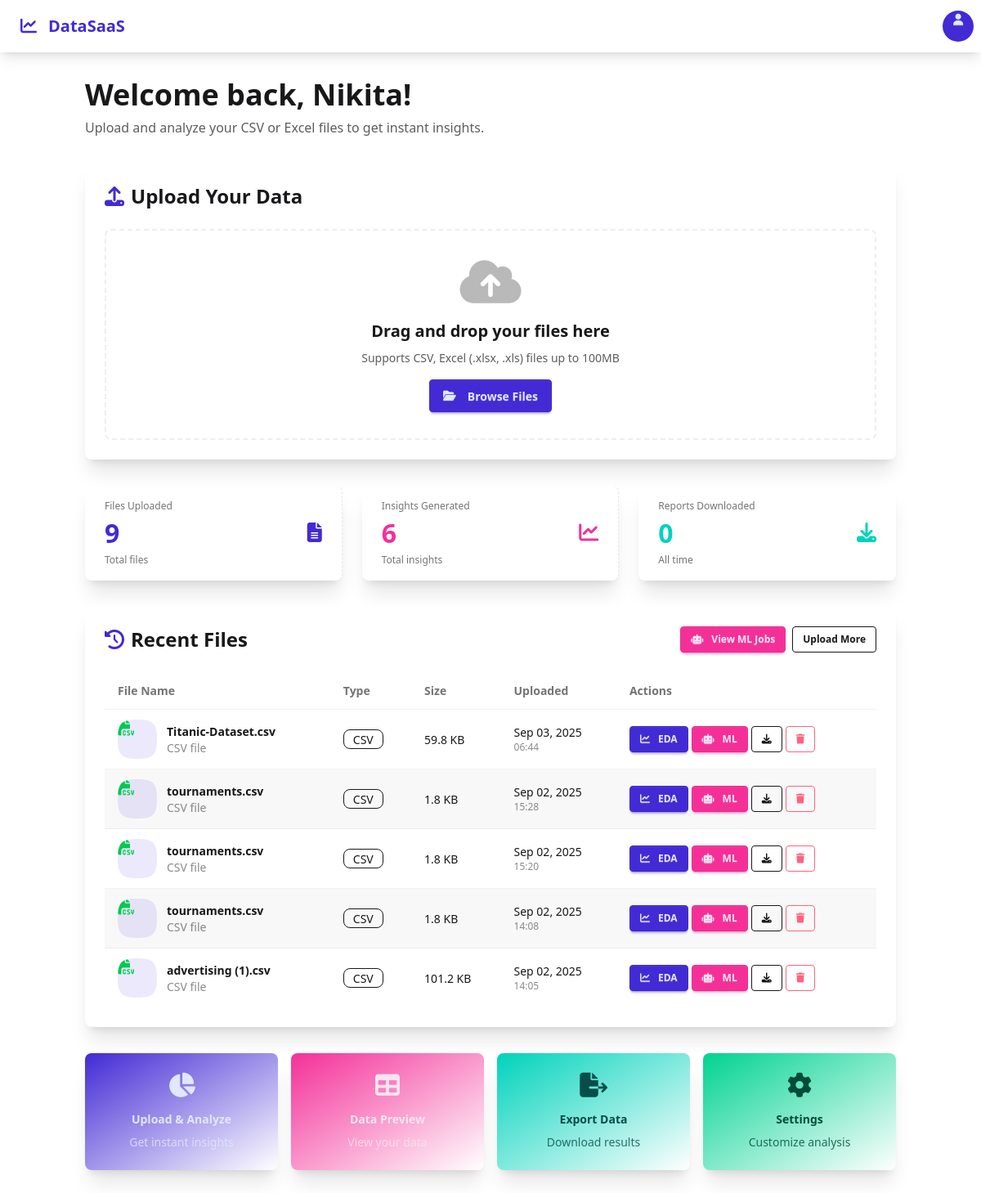
The app's page /dashboard/ (signed in), older data.
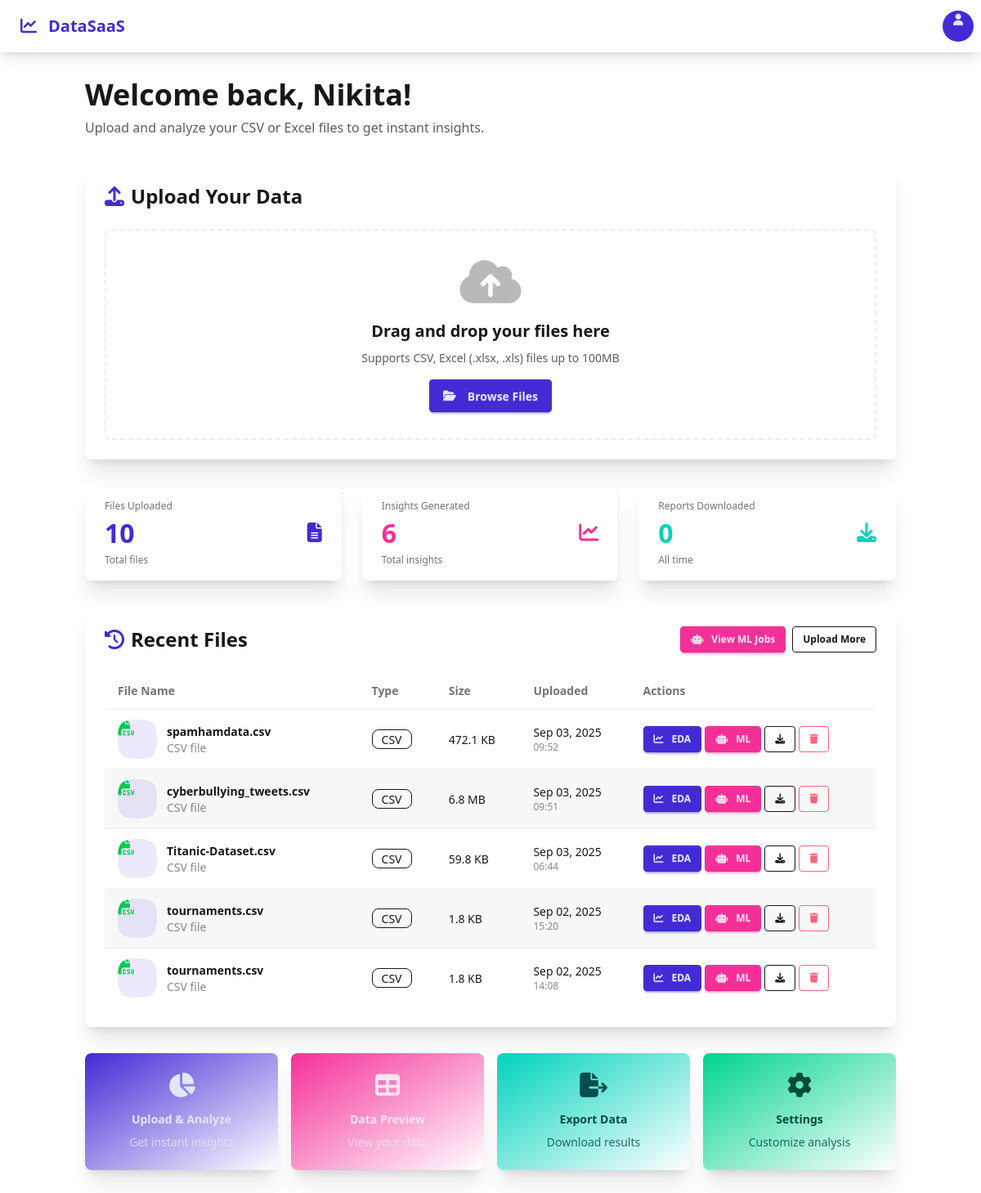
The same page, newer data.
### accounts/models.py (models this page shows, shortened)
class UploadedFile(models.Model):
    user = models.ForeignKey(User, on_delete=models.CASCADE, related_name='uploaded_files')
    file = models.FileField(upload_to='uploads/%Y/%m/%d/')
    filename = models.CharField(max_length=255)
    uploaded_at = models.DateTimeField(auto_now_add=True)
    file_size = models.BigIntegerField(null=True, blank=True)  # File size in bytes
    file_type = models.CharField(max_length=50, null=True, blank=True)  # CSV, XLSX, etc.
    class Meta:
        ordering = ['-uploaded_at']  # Show newest files first
    def get_file_size_display(self):
        if not self.file_size:
            return "Unknown"
        for unit in ['B', 'KB', 'MB', 'GB']:
            if self.file_size < 1024.0:
                return f"{self.file_size:.1f} {unit}"
            self.file_size /= 1024.0
        return f"{self.file_size:.1f} TB"

### accounts/views.py (the view)
# urls.py: path('dashboard/', views.dashboard_view, name='dashboard'),
@login_required
def dashboard_view(request):
    user_files = UploadedFile.objects.filter(user=request.user)[:5]  # Show latest 5 files
    total_files = UploadedFile.objects.filter(user=request.user).count()
    total_insights = Insight.objects.filter(user=request.user).count()
    total_reports = Report.objects.filter(user=request.user).count()
    context = {
        'user_files': user_files,
        'total_files': total_files,
        'total_insights': total_insights,
        'total_reports': total_reports,
    }
    return render(request, 'accounts/dashboard.html', context)

### templates/accounts/dashboard.html (shortened to what this page needs)
{% extends 'base.html' %}
{% block content %}
<div class="container mx-auto px-4 py-8">
  <div class="mb-8">
    <h1 class="text-4xl font-bold mb-2">Welcome back, {{ user.first_name|default:user.username }}!</h1>
    <p class="text-base-content/70">Upload and analyze your CSV or Excel files to get instant insights.</p>
  </div>
  <div class="card bg-base-100 shadow-xl mb-8">
    <div class="card-body">
      <h2 class="card-title text-2xl mb-4">
        <i class="fas fa-upload text-primary"></i>
        Upload Your Data
      </h2>
      <div class="border-2 border-dashed border-base-300 rounded-lg p-8 text-center hover:border-primary transition-colors">
        <div class="space-y-4">
          <div class="text-6xl text-base-content/30">
            <i class="fas fa-cloud-upload-alt"></i>
          </div>
          <div>
            <h3 class="text-xl font-semibold mb-2">Drag and drop your files here</h3>
            <p class="text-base-content/70">Supports CSV, Excel (.xlsx, .xls) files up to 100MB</p>
          </div>
          <div>
            <a href="{% url 'accounts:upload_file' %}" class="btn btn-primary">
              <i class="fas fa-folder-open mr-2"></i>
              Browse Files
            </a>
          </div>
        </div>
      </div>
    </div>
  </div>
  <div class="grid grid-cols-1 lg:grid-cols-3 gap-6 mb-8">
    <div class="stat bg-base-100 shadow-xl rounded-lg">
      <div class="stat-figure text-primary">
        <i class="fas fa-file-alt text-2xl"></i>
      </div>
      <div class="stat-title">Files Uploaded</div>
      <div class="stat-value text-primary">{{ total_files }}</div>
      <div class="stat-desc">Total files</div>
    </div>
    <div class="stat bg-base-100 shadow-xl rounded-lg">
      <div class="stat-figure text-secondary">
        <i class="fas fa-chart-line text-2xl"></i>
      </div>
      <div class="stat-title">Insights Generated</div>
      <div class="stat-value text-secondary">{{ total_insights }}</div>
      <div class="stat-desc">Total insights</div>
    </div>
    <div class="stat bg-base-100 shadow-xl rounded-lg">
      <div class="stat-figure text-accent">
        <i class="fas fa-download text-2xl"></i>
      </div>
      <div class="stat-title">Reports Downloaded</div>
      <div class="stat-value text-accent">{{ total_reports }}</div>
      <div class="stat-desc">All time</div>
    </div>
  </div>
  <div class="card bg-base-100 shadow-xl">
    <div class="card-body">
      <div class="flex justify-between items-center mb-4">
        <h2 class="card-title text-2xl">
          <i class="fas fa-history text-primary"></i>
          Recent Files
        </h2>
        {% if user_files %}
          <div class="flex space-x-2">
            <a href="{% url 'analytics:ml_jobs_list' %}" class="btn btn-secondary btn-sm">
              <i class="fas fa-robot mr-1"></i>
              View ML Jobs
            </a>
            <a href="{% url 'accounts:upload_file' %}" class="btn btn-outline btn-sm">Upload More</a>
          </div>
        {% endif %}
      </div>
      {% if user_files %}
        <div class="overflow-x-auto">
          <table class="table table-zebra w-full">
            <thead>
              <tr>
                <th>File Name</th>
                <th>Type</th>
                <th>Size</th>
                <th>Uploaded</th>
                <th>Actions</th>
              </tr>
            </thead>
            <tbody>
              {% for file in user_files %}
                <tr>
                  <td>
                    <div class="flex items-center space-x-3">
                      <div class="avatar">
                        <div class="mask mask-squircle w-12 h-12 bg-primary/10 flex items-center justify-center">
                          {% if file.file_type == 'CSV' %}
                            <i class="fas fa-file-csv text-green-500 text-xl"></i>
                          {% elif file.file_type == 'XLSX' or file.file_type == 'XLS' %}
                            <i class="fas fa-file-excel text-green-600 text-xl"></i>
                          {% else %}
                            <i class="fas fa-file text-base-content/50 text-xl"></i>
                          {% endif %}
                        </div>
                      </div>
                      <div>
                        <div class="font-bold">{{ file.filename }}</div>
                        <div class="text-sm opacity-50">{{ file.file_type }} file</div>
                      </div>
                    </div>
                  </td>
                  <td>
                    <span class="badge badge-outline">{{ file.file_type }}</span>
                  </td>
                  <td>{{ file.get_file_size_display }}</td>
                  <td>
                    <div class="text-sm">{{ file.uploaded_at|date:"M d, Y" }}</div>
                    <div class="text-xs opacity-50">{{ file.uploaded_at|time:"H:i" }}</div>
                  </td>
                  <td>
                    <div class="flex flex-wrap gap-1">
                      <a href="{% url 'analytics:eda_view' file.id %}"
                         class="btn btn-primary btn-sm"
                         title="Analyze Data">
                        <i class="fas fa-chart-line mr-1"></i>
                        EDA
                      </a>
                      <a href="{% url 'analytics:select_target_column' file.id %}"
                         class="btn btn-secondary btn-sm"
                         title="Train ML Model">
                        <i class="fas fa-robot mr-1"></i>
                        ML
                      </a>
                      <a href="{% url 'accounts:download_file' file.id %}"
                         class="btn btn-outline btn-sm"
                         title="Download">
                        <i class="fas fa-download"></i>
                      </a>
                      <button onclick="confirmDelete({{ file.id }}, '{{ file.filename }}')"
                              class="btn btn-outline btn-error btn-sm"
                              title="Delete">
                        <i class="fas fa-trash"></i>
                      </button>
                    </div>
                  </td>
                </tr>
              {% endfor %}
            </tbody>
          </table>
        </div>
      {% endif %}
    </div>
  </div>
  <div class="grid grid-cols-1 md:grid-cols-2 lg:grid-cols-4 gap-4 mt-8">
    <a href="{% url 'accounts:upload_file' %}" class="card bg-gradient-to-br from-primary to-primary-focus text-primary-content shadow-xl hover:shadow-2xl transition-shadow">
      <div class="card-body text-center">
        <i class="fas fa-chart-pie text-3xl mb-2"></i>
        <h3 class="font-bold">Upload & Analyze</h3>
        <p class="text-sm opacity-80">Get instant insights</p>
      </div>
    </a>
    <div class="card bg-gradient-to-br from-secondary to-secondary-focus text-secondary-content shadow-xl">
      <div class="card-body text-center">
        <i class="fas fa-table text-3xl mb-2"></i>
        <h3 class="font-bold">Data Preview</h3>
        <p class="text-sm opacity-80">View your data</p>
      </div>
    </div>
    <div class="card bg-gradient-to-br from-accent to-accent-focus text-accent-content shadow-xl">
      <div class="card-body text-center">
        <i class="fas fa-file-export text-3xl mb-2"></i>
        <h3 class="font-bold">Export Data</h3>
        <p class="text-sm opacity-80">Download results</p>
      </div>
    </div>
    <div class="card bg-gradient-to-br from-success to-success-focus text-success-content shadow-xl">
      <div class="card-body text-center">
        <i class="fas fa-cog text-3xl mb-2"></i>
        <h3 class="font-bold">Settings</h3>
        <p class="text-sm opacity-80">Customize analysis</p>
      </div>
    </div>
  </div>
</div>
{% endblock %}

### templates/base.html (shortened to what this page needs)
{% load static tailwind_tags %}
<!DOCTYPE html>
<html lang="en" data-theme="light">
<head>
    {% tailwind_css %}
    <link rel="stylesheet" href="https://cdnjs.cloudflare.com/ajax/libs/font-awesome/6.4.0/css/all.min.css">
</head>
<body class="bg-base-100 text-base-content">
    <nav class="navbar bg-base-100 shadow-lg">
        <div class="navbar-start">
            <a href="{% url 'accounts:home' %}" class="btn btn-ghost text-xl font-bold text-primary">
                <i class="fas fa-chart-line mr-2"></i>
                DataSaaS
            </a>
        </div>
        <div class="navbar-end">
            {% if user.is_authenticated %}
                <div class="dropdown dropdown-end">
                    <div tabindex="0" role="button" class="btn btn-ghost btn-circle avatar">
                        <div class="w-10 rounded-full bg-primary text-primary-content flex items-center justify-center">
                            <i class="fas fa-user"></i>
                        </div>
                    </div>
                </div>
            {% else %}
                <div class="space-x-2">
                    <a href="{% url 'accounts:login' %}" class="btn btn-ghost">Login</a>
                    <a href="{% url 'accounts:signup' %}" class="btn btn-primary">Sign Up</a>
                </div>
            {% endif %}
        </div>
    </nav>
    <main>
        {% block content %}
        {% endblock %}
    </main>
</body>
</html>

Row changes from the older to the newer data that the page shows:
removed UploadedFile: filename "tournaments.csv", file_type "CSV", file_size "1.8 KB", uploaded_at "Sep 02, 2025", uploaded_at "15:28"
no longer on this page (row unchanged): UploadedFile: filename "advertising (1).csv", file_type "CSV", file_size "101.2 KB", uploaded_at "Sep 02, 2025", uploaded_at "14:05"
added UploadedFile: filename "spamhamdata.csv", file_type "CSV", file_size "472.1 KB", uploaded_at "Sep 03, 2025", uploaded_at "09:52"
added UploadedFile: filename "cyberbullying_tweets.csv", file_type "CSV", file_size "6.8 MB", uploaded_at "Sep 03, 2025", uploaded_at "09:51"
Text that changed along with them:
{{ total_files }}: "9" → "10"
